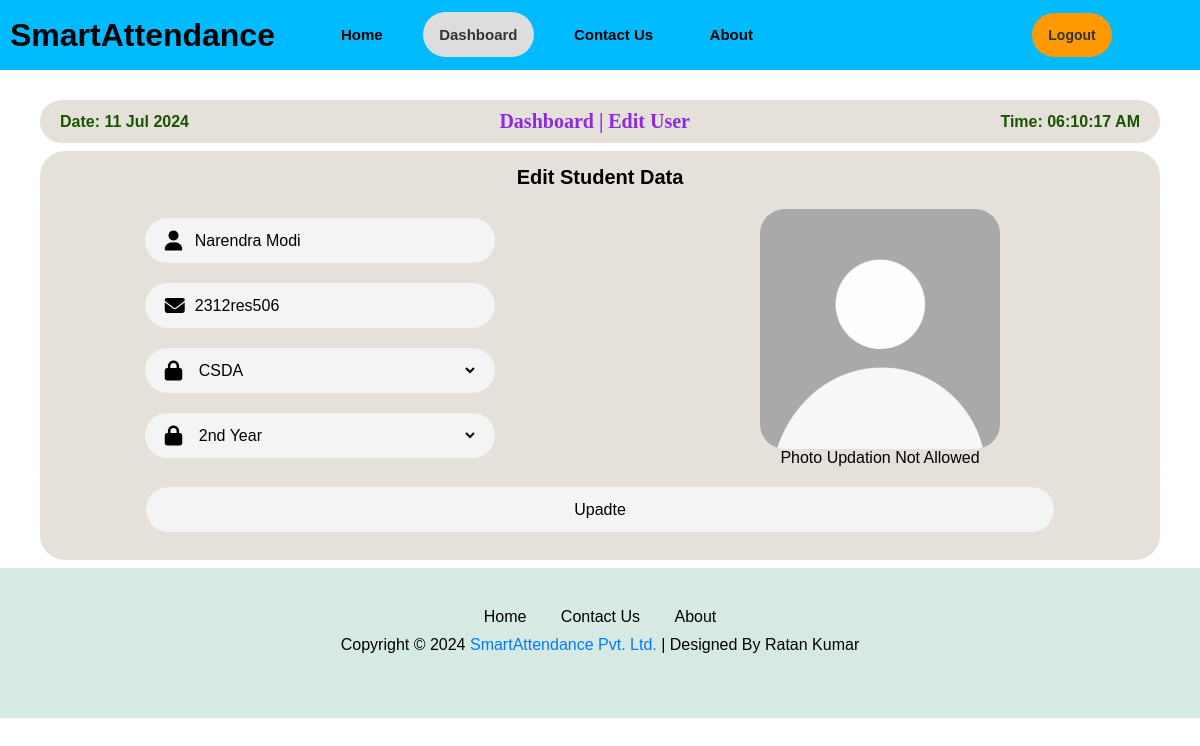
The app's page /edit_user/2 (signed in), older data.
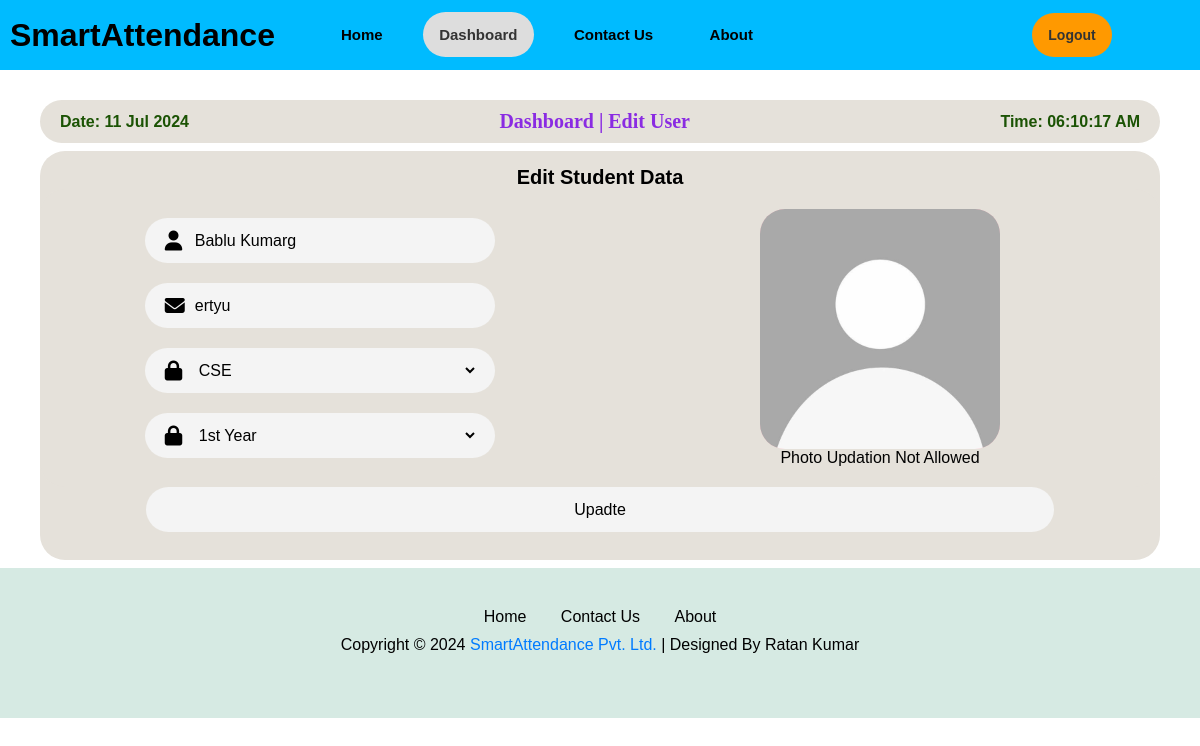
The same page, newer data.
### app.py (models this page shows, shortened)
class Student(db.Model):
    st_id = db.Column(db.Integer, primary_key=True)
    user_id = db.Column(db.Integer, db.ForeignKey('user.id'), nullable=False)
    st_name = db.Column(db.String(100), nullable=False)
    roll_no = db.Column(db.String(100), unique=True, nullable=False)
    branch = db.Column(db.String(100), nullable=False)
    year = db.Column(db.String(100), nullable=False)
    created_at = db.Column(db.DateTime(timezone=True), server_default=func.now())
    user = db.relationship('User', backref=db.backref('students', lazy=True))

### app.py (the view, shortened to what this page needs)
@app.route('/edit_user/<int:student_id>', methods=['GET', 'POST'])
def edit_user(student_id):
    if 'email' in session:
        user = User.query.filter_by(email=session['email']).first()
        student = Student.query.filter_by(st_id=student_id, user_id=user.id).first()
        if not student:
            flash('Student not found or you do not have permission to edit this student.', 'error')
            return redirect('/edit_user')
        return render_template('edit_user1.html', active_page='dashboard', user=user, student=student, title='Dashboard | Edit Student')
    else:
        flash('You need to login first.', 'error')
        return redirect('/login')

### templates/edit_user1.html (shortened to what this page needs)
{% extends "layout.html" %}
{% block content %}
<link rel="stylesheet" href="{{ url_for('static', filename='css/edit_user.css') }}">
<div class="main-page">
    <div class="dashboard-page">
        <div class="Dashboard-menu-header">
            <h7 id="today_date">Date: {{ today_date }}</h7>
            <h1>Dashboard | Edit User</h1>
            <h7 id="today_time">Time: {{ today_time }}</h7>
        </div>
        <div class="Dashboard-menux">
            <form action="/edit_user/{{student.st_id}}" method="POST">
                <h4>Edit Student Data</h4>
                <div class="Dashboard-menu">
                    <div class="box1">
                        <div class="input-container">
                            <i class="fas fa-user"></i>
                            <input type="text" name="st_name" value="{{ student.st_name }}" placeholder="Name" required>
                        </div>
                        <div class="input-container">
                            <i class="fas fa-envelope"></i>
                            <input type="text" name="roll_no" value="{{ student.roll_no }}" placeholder="Roll No." required>
                        </div>
                        <div class="input-container">
                            <i class="fas fa-lock"></i>
                            <select id="dropdown" name="branch" required>
                                <option value="CSDA" {% if student.branch == 'CSDA' %} selected {% endif %}>CSDA</option>
                                <option value="CSE" {% if student.branch == 'CSE' %} selected {% endif %}>CSE</option>
                            </select>
                        </div>
                        <div class="input-container">
                            <i class="fas fa-lock"></i>
                            <select id="dropdown" name="year" required>
                                <option value="1" {% if student.year == '1' %} selected {% endif %}>1st Year</option>
                                <option value="2" {% if student.year == '2' %} selected {% endif %}>2nd Year</option>
                            </select>
                        </div>
                    </div>
                    <div class="box2">
                        <div class="video-container">
                            <img src="{{ url_for('static', filename='Images/camera_demo.jpg') }}" alt="Video_capture">
                            <p>Photo Updation Not Allowed</p>
                        </div>
                    </div>
                </div>
                <div class="submit-container">
                    <input type="submit" value="Upadte">
                </div>
            </form>
        </div>
    </div>
</div>
{% endblock %}

Row changes from the older to the newer data that the page shows:
changed Student: st_name "Narendra Modi" → "Bablu Kumarg"; roll_no "2312res506" → "ertyu"; branch "CSDA" → "CSE"; year "2nd Year" → "1st Year"
